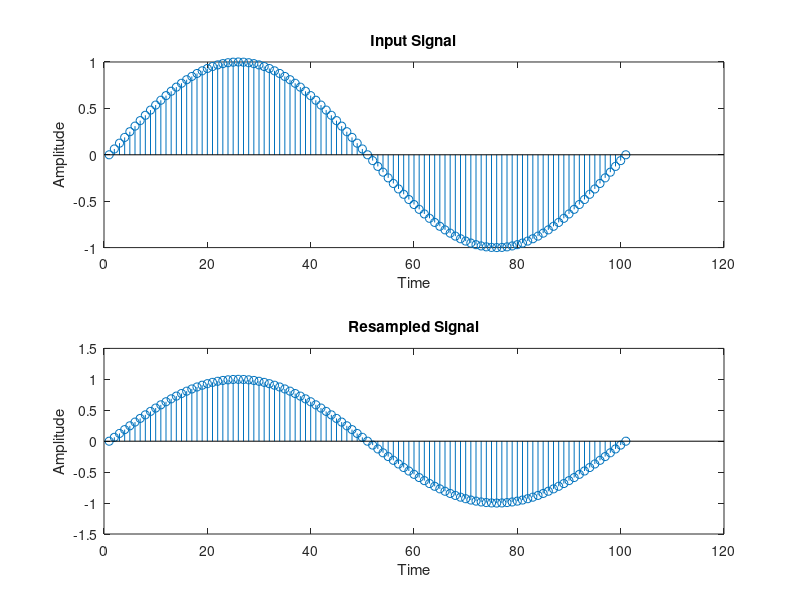

The MATLAB source for this figure:
clc;
clear all;
close all;

d = input('Enter Decimation factor: ');
i = input('Enter Interpolation factor: ');
t = 0:0.01:1;
l = length(t);
x = sin(2*pi*t);
y = resample(x, i, d);

figure;
subplot(2,1,1);
stem(x(1:l));
xlabel('Time');
ylabel('Amplitude');
title('Input Signal');

subplot(2,1,2);
stem(y(1:l*i/d));
xlabel('Time');
ylabel('Amplitude');
title('Resampled Signal');